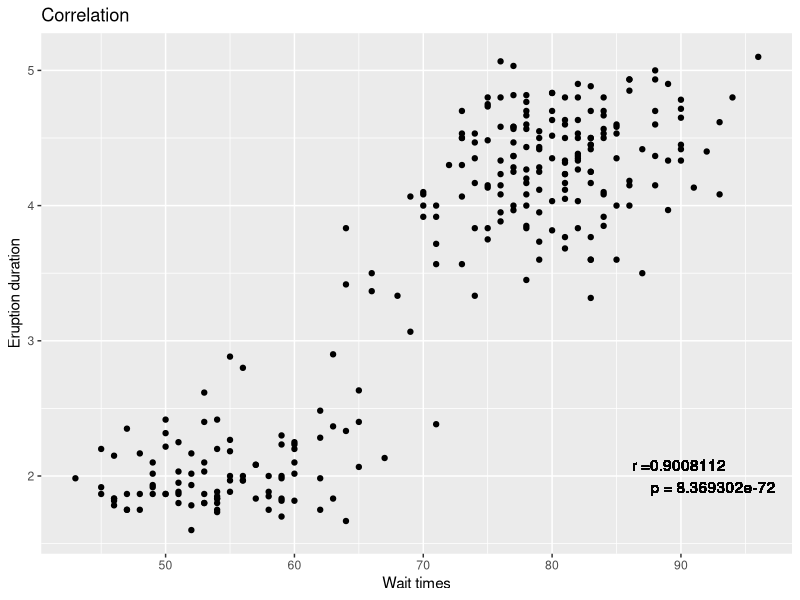

This figure's R source: (Note: this script raises an error after producing the figure.)
#Earth and Environmental Data Analysis
#Lab 07

#Regression.

#Let's go back to our old friend the faithful dataset.
#1. Use ggplot to create a scatter plot between eruptions and waittimes. Calculate the correlation of these two timeseries, and their p-value (after adjusting N for autocorrelation). Add the values for r and p to the plot using geom_text.

library(ggplot2)

mydata= faithful

AR1 = function(x, lag = 1){
  auto.corr = c()
  for(i in lag){
    lagged1 = x[(1+i): length(x)]
    lagged2 = x[1:(length(x)-i)]
    auto.corr[i] <- round(cor(lagged1, lagged2),3)
  }
  return(auto.corr)
}

correlation = function(x, y){
  out =list()
  a = x - mean(x)
  b = y - mean(y)
  cov = t(a)%*%b / (length(b)-1)
  rho = cov/sqrt(var(x)*var(y))
  Tstat = rho * sqrt((length(x)-2)/(1-rho^2))
  N = length(x)
  AR1x = AR1(x = x)
  AR1y = AR1(x = y)
  EffN = N * (1 - AR1x*AR1y)/(1+AR1x*AR1y)
  p.value = pt(-abs(Tstat),df=EffN)*2
  out$R = rho
  out$T = Tstat
  out$P = p.value
  out$Effn = EffN
  print(out)
}

mydata.cor = correlation(x = mydata$eruptions, y = mydata$waiting)

myplot = ggplot(data = mydata)+
  geom_point(aes(x = mydata$waiting, y = mydata$eruptions))+
  labs(x = "Wait times", y = "Eruption duration", title = "Correlation")+
  geom_text(aes(x = 90, y = 2, label = "r =0.9008112 
                p = 8.369302e-72"))

myplot

#It looks like waittimes might be a good predictor for the duration of the upcoming eruption. Your boss asks you to calculate how long the upcoming eruption will last based on the current wait time. All our hard work last week on correlation does not help us with this prediction. We need a MODEL; and will start with a simple linear model. To do this - ordinary linear regression!

#2a. Create a function that uses linear algebra to create a model of Y = X*b, that has two inputs - your design matrix X, and your predictand Y, that returns b

B = function(X = Xd, Y = Y){
  XX=t(X)%*%Xd
  XY=t(X)%*%Y
  B=solve(XX)%*%XY
  return(B)
}

#2b. Use your function to calculate the model where your design matrix (X) is only the waittimes (a 272x1 matrix). What does b mean in this case? Calculate y-hat over the range of geyser waitimes and add that line to your graph. How well does this model fit the data?

X = mydata$waiting
Xd=c(X)

b = B(Xd, Y) # b is the slope or the waiting time per eruption duration

yhat=Xd%*%b

new.plot = myplot + geom_line(aes(X,yhat))

Y = mydata$eruptions
residuals = Y-yhat

res.plot = ggplot()+
  geom_point(aes(X,residuals))+
  labs(x = "Waiting time", y = "Residuals")

res.plot #the residuals appear to cluster into two groups

his.plot = ggplot()+geom_histogram(aes(residuals))
his.plot #the residuals might be bimodal which would suggest to me that the model is not fitting the data very well

#2c. Calculate another model, this time adding a column of ones to your design matrix to allow the derivation of a y=mx+b type model (with an intercept). Add this to your plot too - with a new color and a good legend. Is this an improvement?

ones=matrix(1,nrow=length(X))
length(X)
Xd=cbind(ones,X)
b = B(Xd, Y)
yhat2=Xd%*%b

new.plot + geom_line(aes(X,yhat2, colour = "with intercept 
in the calculation"))+
  theme(legend.title=element_blank())

#2d. A new eruption is starting! It's been 83 minutes since the last eruption. Your boss asks how long it will last. What's the answer?




#3. Your boss says "Great!"; but being a graduate of this class she likes to think probabilistically. So she asks "What's the uncertainty in your prediction?".

#3a. Back to the drawing board. You need to beef up your function to include uncertainty. First, let's calculate the standard error of the regression. To do this you will use the regression residuals (the differences between the real Y-values and the predicted y-values (or y-hat)).
#First we need to calculate the root-mean-squared-error (RMSE) on the residuals. Calculate the sum of squares of the residuals, then divide by the degrees of freedom (n-2 for regression), then take the sqare root of all of that. Call this s.
#3b. Describe in human words what s is (including it's units).

#3c. Now you need to use s, to estimate the standard error of the regression coefficients. First calculate the covariance matrix of design matrix, and multiply that by s^2. The standard error of the regression coefficients is equal to sqrt of the covariance matrix.

#Note, you will get a square matrix, with the standard errors along the diagnal. Use diag() to extract just the diagnal.


#3d. OK, now we have standard error estimates on our regression coefficents. Calculate two more lines for your plot, that characterize twice the range of the standard error (the two sigma range). Add this range to your plot using geom_ribbon().

#3e. The last eruption ended up being 4 minutes long - different than your prediction. Now your boss really wants to have uncertainy on your prediction. Another eruption is starting, we've been waiting only 61 minutes. Provide a new prediction to your boss with a best estimate, and 2-sigma uncertainty range. 

#3f. Your boss appreciates your more probabilistic prediction; however she needs the answer to a specific question. A bigwig is visiting the park, but only has time to watch a short eruption. If your boss tells the bigwig that this eruption will be less than three minutes, and it's not, she will be fired. Assuming your predictive model follows a normal distribution, what's the probability that the upcoming eruption will be less than 3 minutes long? Make a plot that shows the distribution of possibilities that support your probability estimate.



#Part 2. Multiple regression.
#Bad news. That last eruption ended up lasting 181 secs, and you got fired. Such is life of an Earth and Environmental Data Analyst. Good news though, you got a new job working for an oil company. 

#Now you're going to use your same tools to create a new regression model to predict permeability based on some image-analysis data on rock samples. Your training dataset is called "rock"
#?rock

#4a. First, explore your data. Create a facted ggplot that shows permeability plotted against area, perimeter and shape.

#4b. Use your regression function to create linear models for all three predictors (area, shape, and perimeter) separately. For each model, calculate yhat (the permeability values predicted by your model), and calcuate the percent of variance that is represented by your model (using what we learned last week in lab).


#4c. Use the same function you wrote before to create a MULTIPLE linear regression model, using area, perimeter AND shape as predictors. Calculate percent variance explained (R^2) for this model as well.



#4d. Examine the standard errors in your regression model. They're a little hard to compare since they're all in different units. Convert them all to percentages of the b values. Based on this, which predictor is doing most of the heavy lifting in the model? Is this consistent with the percent variance explained you observed in 4b?



#Part 3. Polynomial regression
#Well, the price of oil continued to fall and you lost your oil company job. Good thing you have such a strong skillset to fall back on! You quickly obtained new work with a logging company.

#Federal law requires that your company not cut trees that are older than 20 years; and your new boss asks you to create a model to predict age based on tree height. They provide you some data about this relation in "loblolly" . 
#?loblolly

#5a. Create a scatter plot of height vs age. Does a linear model seem like a good choice here?

#5b. Calculate a linear model of this relationship, calculate your predicted values (y-hat), and add that line and the uncertainties around it, to your graph.


#5c. Now calculate the residuals (Y-Yhat). Do you notice a pattern?


#5d. Let's try a non-linear model. A polynomial model. For a polynomial model, our design matrix should be, for example [X^2 X 1's], although more pieces could be added. Create a new design matrix and use your function to calcualte a polynomial regression. Add your polynomial model (and it's uncertainties) to your plot. Does this work better?



#5e. Great. Your boss is impressed with your work (and wondering how you got yourself fired twice recently). The logging company figures that it can get away with cutting a few old trees, so long as 95% of the trees it cuts are less than 20 yrs old. Given this, use your new model, and the assumption that its distribution is normal, to figure out what is the tallest trees the company should cut to make sure that 95% are less than 20 years old? (Hint: there are multiple ways to do this, but using qnorm() is probably most efficient.)



